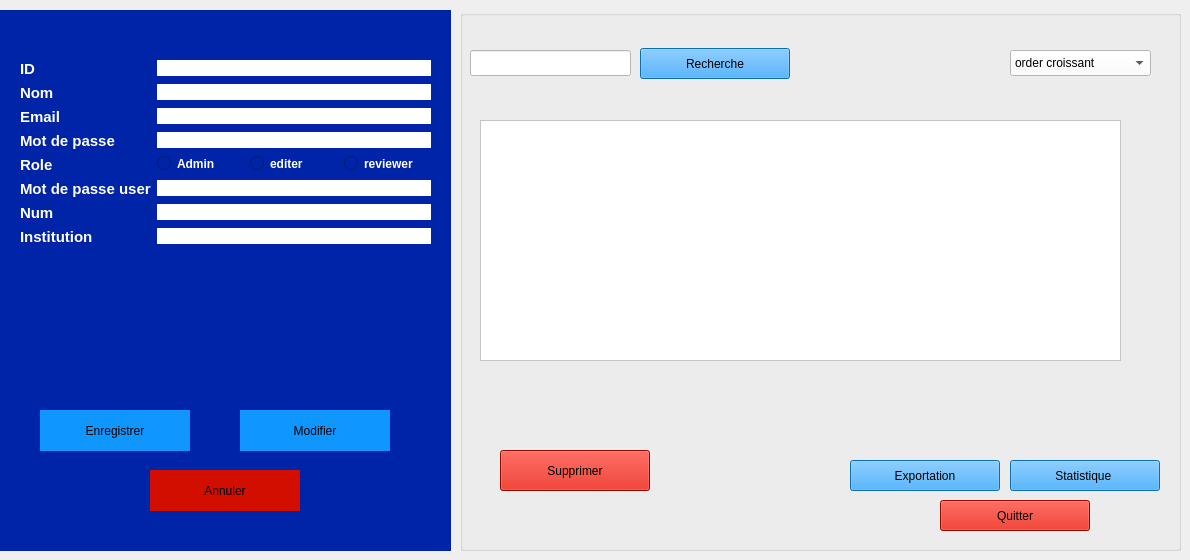
     <widget class="QWidget" name="tab_utilisateur">
      <attribute name="title">
       <string>Gestion Utilisateur</string>
      </attribute>
      <widget class="QGroupBox" name="groupBox_Utilisateur_Form">
       <property name="geometry">
        <rect>
         <x>0</x>
         <y>10</y>
         <width>451</width>
         <height>541</height>
        </rect>
       </property>
       <property name="styleSheet">
        <string notr="true">background-color: rgb(0, 36, 168); border: #A8D3F0;</string>
       </property>
       <property name="title">
        <string/>
       </property>
       <widget class="QWidget" name="formLayoutWidget_Utilisateur">
        <property name="geometry">
         <rect>
          <x>20</x>
          <y>50</y>
          <width>411</width>
          <height>301</height>
         </rect>
        </property>
        <layout class="QFormLayout" name="formLayout_Utilisateur">
         <item row="0" column="0">
          <widget class="QLabel" name="label_ID_Utilisateur">
           <property name="text">
            <string>&lt;html&gt;&lt;head/&gt;&lt;body&gt;&lt;p&gt;&lt;span style=&quot; font-size:11pt; font-weight:700; color:#ffffff;&quot;&gt;ID&lt;/span&gt;&lt;/p&gt;&lt;/body&gt;&lt;/html&gt;</string>
           </property>
          </widget>
         </item>
         <item row="0" column="1">
          <widget class="QLineEdit" name="lineEdit_ID_Utilisateur">
           <property name="styleSheet">
            <string notr="true">background-color: rgb(255, 255, 255);</string>
           </property>
          </widget>
         </item>
         <item row="1" column="0">
          <widget class="QLabel" name="label_Nom_Utilisateur">
           <property name="text">
            <string>&lt;html&gt;&lt;head/&gt;&lt;body&gt;&lt;p&gt;&lt;span style=&quot; font-size:11pt; font-weight:700; color:#ffffff;&quot;&gt;Nom&lt;/span&gt;&lt;/p&gt;&lt;/body&gt;&lt;/html&gt;</string>
           </property>
          </widget>
         </item>
         <item row="1" column="1">
          <widget class="QLineEdit" name="lineEdit_Nom_Utilisateur">
           <property name="styleSheet">
            <string notr="true">background-color: rgb(255, 255, 255);</string>
           </property>
          </widget>
         </item>
         <item row="2" column="0">
          <widget class="QLabel" name="label_Email_Utilisateur">
           <property name="text">
            <string>&lt;html&gt;&lt;head/&gt;&lt;body&gt;&lt;p&gt;&lt;span style=&quot; font-size:11pt; font-weight:700; color:#ffffff;&quot;&gt;Email&lt;/span&gt;&lt;/p&gt;&lt;/body&gt;&lt;/html&gt;</string>
           </property>
          </widget>
         </item>
         <item row="2" column="1">
          <widget class="QLineEdit" name="lineEdit_Email_Utilisateur">
           <property name="styleSheet">
            <string notr="true">background-color: rgb(255, 255, 255);</string>
           </property>
          </widget>
         </item>
         <item row="3" column="0">
          <widget class="QLabel" name="label_Mdp_Utilisateur">
           <property name="text">
            <string>&lt;html&gt;&lt;head/&gt;&lt;body&gt;&lt;p&gt;&lt;span style=&quot; font-size:11pt; font-weight:700; color:#ffffff;&quot;&gt;Mot de passe&lt;/span&gt;&lt;/p&gt;&lt;/body&gt;&lt;/html&gt;</string>
           </property>
          </widget>
         </item>
         <item row="3" column="1">
          <widget class="QLineEdit" name="lineEdit_Mdp_Utilisateur">
           <property name="styleSheet">
            <string notr="true">background-color: rgb(255, 255, 255);</string>
           </property>
           <property name="echoMode">
            <enum>QLineEdit::EchoMode::Password</enum>
           </property>
          </widget>
         </item>
         <item row="4" column="0">
          <widget class="QLabel" name="label_Role_Utilisateur">
           <property name="text">
            <string>&lt;html&gt;&lt;head/&gt;&lt;body&gt;&lt;p&gt;&lt;span style=&quot; font-size:11pt; font-weight:700; color:#ffffff;&quot;&gt;Role&lt;/span&gt;&lt;/p&gt;&lt;/body&gt;&lt;/html&gt;</string>
           </property>
          </widget>
         </item>
         <item row="4" column="1">
          <layout class="QHBoxLayout" name="horizontalLayout_Role">
           <item>
            <widget class="QRadioButton" name="radioButton_Admin_2">
             <property name="styleSheet">
              <string notr="true">color: white; font-weight: bold;</string>
             </property>
             <property name="text">
              <string>Admin</string>
             </property>
            </widget>
           </item>
           <item>
            <widget class="QRadioButton" name="radioButton_Admin">
             <property name="styleSheet">
              <string notr="true">color: white; font-weight: bold;</string>
             </property>
             <property name="text">
              <string>editer</string>
             </property>
            </widget>
           </item>
           <item>
            <widget class="QRadioButton" name="radioButton_Chercheur">
             <property name="styleSheet">
              <string notr="true">color: white; font-weight: bold;</string>
             </property>
             <property name="text">
              <string>reviewer</string>
             </property>
            </widget>
           </item>
          </layout>
         </item>
         <item row="5" column="0">
          <widget class="QLabel" name="label_Mot_de_passe">
           <property name="text">
            <string>&lt;html&gt;&lt;head/&gt;&lt;body&gt;&lt;p&gt;&lt;span style=&quot; font-size:11pt; font-weight:700; color:#ffffff;&quot;&gt;Mot de passe user&lt;/span&gt;&lt;/p&gt;&lt;/body&gt;&lt;/html&gt;</string>
           </property>
          </widget>
         </item>
         <item row="5" column="1">
          <widget class="QLineEdit" name="lineEdit_Institution_Utilisateur">
           <property name="styleSheet">
            <string notr="true">background-color: rgb(255, 255, 255);</string>
           </property>
          </widget>
         </item>
         <item row="6" column="0">
          <widget class="QLabel" name="label_num">
           <property name="text">
            <string>&lt;html&gt;&lt;head/&gt;&lt;body&gt;&lt;p&gt;&lt;span style=&quot; font-size:11pt; font-weight:700; color:#ffffff;&quot;&gt;Num&lt;/span&gt;&lt;/p&gt;&lt;/body&gt;&lt;/html&gt;</string>
           </property>
          </widget>
         </item>
         <item row="6" column="1">
          <widget class="QLineEdit" name="lineEdit_Institution_Utilisateur_2">
           <property name="styleSheet">
            <string notr="true">background-color: rgb(255, 255, 255);</string>
           </property>
          </widget>
         </item>
         <item row="7" column="0">
          <widget class="QLabel" name="label_Institution">
           <property name="text">
            <string>&lt;html&gt;&lt;head/&gt;&lt;body&gt;&lt;p&gt;&lt;span style=&quot; font-size:11pt; font-weight:700; color:#ffffff;&quot;&gt;Institution&lt;/span&gt;&lt;/p&gt;&lt;/body&gt;&lt;/html&gt;</string>
           </property>
          </widget>
         </item>
         <item row="7" column="1">
          <widget class="QLineEdit" name="lineEdit_Institution_Utilisateur_3">
           <property name="styleSheet">
            <string notr="true">background-color: rgb(255, 255, 255);</string>
           </property>
          </widget>
         </item>
        </layout>
       </widget>
       <widget class="QPushButton" name="btn_Enregistrer_Utilisateur">
        <property name="geometry">
         <rect>
          <x>40</x>
          <y>400</y>
          <width>150</width>
          <height>41</height>
         </rect>
        </property>
        <property name="styleSheet">
         <string notr="true">background-color: rgb(16, 151, 255);</string>
        </property>
        <property name="text">
         <string>Enregistrer</string>
        </property>
       </widget>
       <widget class="QPushButton" name="btn_Modifier_Utilisateur">
        <property name="geometry">
         <rect>
          <x>240</x>
          <y>400</y>
          <width>150</width>
          <height>41</height>
         </rect>
        </property>
        <property name="styleSheet">
         <string notr="true">background-color: rgb(16, 151, 255);</string>
        </property>
        <property name="text">
         <string>Modifier</string>
        </property>
       </widget>
       <widget class="QPushButton" name="btn_Annuler_Utilisateur">
        <property name="geometry">
         <rect>
          <x>150</x>
          <y>460</y>
          <width>150</width>
          <height>41</height>
         </rect>
        </property>
        <property name="styleSheet">
         <string notr="true">background-color: rgb(209, 14, 0);</string>
        </property>
        <property name="text">
         <string>Annuler</string>
        </property>
       </widget>
      </widget>
      <widget class="QGroupBox" name="groupBox_Session_List_6">
       <property name="geometry">
        <rect>
         <x>460</x>
         <y>10</y>
         <width>721</width>
         <height>541</height>
        </rect>
       </property>
       <property name="styleSheet">
        <string notr="true">background-color: rgb(0, 36, 168);
border: #A8D3F0;
/* Style pour tous les GroupBox */
QGroupBox {
    border: 2px solid #2c3e50; /* Couleur de la bordure */
    border-radius: 15px;      /* Même arrondi que les boutons */
    margin-top: 20px;         /* Espace pour le titre en haut */
    font-weight: bold;
    color: #2c3e50;
}
/* Style spécifique pour le titre du GroupBox */
QGroupBox::title {
    subcontrol-origin: margin;
    subcontrol-position: top center; /* Place le titre en haut au centre */
    padding: 0 10px;
}</string>
       </property>
       <property name="title">
        <string/>
       </property>
       <widget class="QLineEdit" name="rechSession_6">
        <property name="geometry">
         <rect>
          <x>10</x>
          <y>40</y>
          <width>161</width>
          <height>26</height>
         </rect>
        </property>
        <property name="styleSheet">
         <string notr="true">background-color: rgb(255, 255, 255);</string>
        </property>
       </widget>
       <widget class="QPushButton" name="rechercheSession_6">
        <property name="geometry">
         <rect>
          <x>180</x>
          <y>38</y>
          <width>150</width>
          <height>31</height>
         </rect>
        </property>
        <property name="styleSheet">
         <string notr="true">background-color: rgb(16, 151, 255);
</string>
        </property>
        <property name="text">
         <string>Recherche</string>
        </property>
       </widget>
       <widget class="QPushButton" name="statSession_6">
        <property name="geometry">
         <rect>
          <x>550</x>
          <y>450</y>
          <width>150</width>
          <height>31</height>
         </rect>
        </property>
        <property name="styleSheet">
         <string notr="true">background-color: rgb(16, 151, 255);
</string>
        </property>
        <property name="text">
         <string>Statistique </string>
        </property>
       </widget>
       <widget class="QPushButton" name="SuppSession_6">
        <property name="geometry">
         <rect>
          <x>40</x>
          <y>440</y>
          <width>150</width>
          <height>41</height>
         </rect>
        </property>
        <property name="styleSheet">
         <string notr="true">background-color: rgb(209, 14, 0);</string>
        </property>
        <property name="text">
         <string>Supprimer</string>
        </property>
       </widget>
       <widget class="QPushButton" name="quitterSession_6">
        <property name="geometry">
         <rect>
          <x>480</x>
          <y>490</y>
          <width>150</width>
          <height>31</height>
         </rect>
        </property>
        <property name="styleSheet">
         <string notr="true">background-color: rgb(209, 14, 0);
</string>
        </property>
        <property name="text">
         <string>Quitter</string>
        </property>
       </widget>
       <widget class="QPushButton" name="expoSession_6">
        <property name="geometry">
         <rect>
          <x>390</x>
          <y>450</y>
          <width>150</width>
          <height>31</height>
         </rect>
        </property>
        <property name="styleSheet">
         <string notr="true">background-color: rgb(16, 151, 255);
</string>
        </property>
        <property name="text">
         <string>Exportation</string>
        </property>
       </widget>
       <widget class="QComboBox" name="comboBox_10">
        <property name="geometry">
         <rect>
          <x>550</x>
          <y>40</y>
          <width>141</width>
          <height>26</height>
         </rect>
        </property>
        <property name="palette">
         <palette>
          <active>
           <colorrole role="WindowText">
            <brush brushstyle="SolidPattern">
             <color alpha="255">
              <red>0</red>
              <green>0</green>
              <blue>0</blue>
             </color>
            </brush>
           </colorrole>
           <colorrole role="Button">
            <brush brushstyle="SolidPattern">
             <color alpha="255">
              <red>255</red>
              <green>255</green>
              <blue>255</blue>
             </color>
            </brush>
           </colorrole>
           <colorrole role="Light">
            <brush brushstyle="SolidPattern">
             <color alpha="255">
              <red>255</red>
              <green>255</green>
              <blue>255</blue>
             </color>
            </brush>
           </colorrole>
           <colorrole role="Midlight">
            <brush brushstyle="SolidPattern">
             <color alpha="255">
              <red>255</red>
              <green>255</green>
              <blue>255</blue>
             </color>
            </brush>
           </colorrole>
           <colorrole role="Dark">
            <brush brushstyle="SolidPattern">
             <color alpha="255">
              <red>127</red>
              <green>127</green>
              <blue>127</blue>
             </color>
            </brush>
           </colorrole>
           <colorrole role="Mid">
            <brush brushstyle="SolidPattern">
             <color alpha="255">
              <red>170</red>
              <green>170</green>
              <blue>170</blue>
             </color>
            </brush>
           </colorrole>
           <colorrole role="Text">
            <brush brushstyle="SolidPattern">
             <color alpha="255">
              <red>0</red>
              <green>0</green>
              <blue>0</blue>
             </color>
            </brush>
           </colorrole>
           <colorrole role="BrightText">
            <brush brushstyle="SolidPattern">
             <color alpha="255">
              <red>255</red>
              <green>255</green>
              <blue>255</blue>
             </color>
            </brush>
           </colorrole>
           <colorrole role="ButtonText">
            <brush brushstyle="SolidPattern">
             <color alpha="255">
              <red>0</red>
              <green>0</green>
              <blue>0</blue>
             </color>
            </brush>
           </colorrole>
           <colorrole role="Base">
            <brush brushstyle="SolidPattern">
             <color alpha="255">
              <red>255</red>
              <green>255</green>
              <blue>255</blue>
             </color>
            </brush>
           </colorrole>
           <colorrole role="Window">
            <brush brushstyle="SolidPattern">
             <color alpha="255">
              <red>255</red>
              <green>255</green>
              <blue>255</blue>
             </color>
            </brush>
           </colorrole>
           <colorrole role="Shadow">
            <brush brushstyle="SolidPattern">
             <color alpha="255">
              <red>0</red>
              <green>0</green>
              <blue>0</blue>
             </color>
            </brush>
           </colorrole>
           <colorrole role="AlternateBase">
            <brush brushstyle="SolidPattern">
             <color alpha="255">
              <red>255</red>
              <green>255</green>
              <blue>255</blue>
             </color>
            </brush>
           </colorrole>
           <colorrole role="ToolTipBase">
            <brush brushstyle="SolidPattern">
             <color alpha="255">
              <red>255</red>
              <green>255</green>
              <blue>220</blue>
             </color>
            </brush>
           </colorrole>
           <colorrole role="ToolTipText">
            <brush brushstyle="SolidPattern">
             <color alpha="255">
              <red>0</red>
              <green>0</green>
              <blue>0</blue>
             </color>
            </brush>
           </colorrole>
           <colorrole role="PlaceholderText">
            <brush brushstyle="SolidPattern">
             <color alpha="127">
              <red>0</red>
              <green>0</green>
              <blue>0</blue>
             </color>
            </brush>
           </colorrole>
           <colorrole role="Accent">
            <brush brushstyle="SolidPattern">
             <color alpha="255">
              <red>255</red>
              <green>255</green>
              <blue>255</blue>
             </color>
            </brush>
           </colorrole>
          </active>
          <inactive>
           <colorrole role="WindowText">
            <brush brushstyle="SolidPattern">
             <color alpha="255">
              <red>0</red>
              <green>0</green>
              <blue>0</blue>
             </color>
            </brush>
           </colorrole>
           <colorrole role="Button">
            <brush brushstyle="SolidPattern">
             <color alpha="255">
              <red>255</red>
              <green>255</green>
              <blue>255</blue>
             </color>
            </brush>
           </colorrole>
           <colorrole role="Light">
            <brush brushstyle="SolidPattern">
             <color alpha="255">
              <red>255</red>
              <green>255</green>
              <blue>255</blue>
             </color>
            </brush>
           </colorrole>
           <colorrole role="Midlight">
            <brush brushstyle="SolidPattern">
             <color alpha="255">
              <red>255</red>
              <green>255</green>
              <blue>255</blue>
             </color>
            </brush>
           </colorrole>
           <colorrole role="Dark">
            <brush brushstyle="SolidPattern">
             <color alpha="255">
              <red>127</red>
              <green>127</green>
              <blue>127</blue>
             </color>
            </brush>
           </colorrole>
           <colorrole role="Mid">
            <brush brushstyle="SolidPattern">
             <color alpha="255">
              <red>170</red>
              <green>170</green>
              <blue>170</blue>
             </color>
            </brush>
           </colorrole>
           <colorrole role="Text">
            <brush brushstyle="SolidPattern">
             <color alpha="255">
              <red>0</red>
              <green>0</green>
              <blue>0</blue>
             </color>
            </brush>
           </colorrole>
           <colorrole role="BrightText">
            <brush brushstyle="SolidPattern">
             <color alpha="255">
              <red>255</red>
              <green>255</green>
              <blue>255</blue>
             </color>
            </brush>
           </colorrole>
           <colorrole role="ButtonText">
            <brush brushstyle="SolidPattern">
             <color alpha="255">
              <red>0</red>
              <green>0</green>
              <blue>0</blue>
             </color>
            </brush>
           </colorrole>
           <colorrole role="Base">
            <brush brushstyle="SolidPattern">
             <color alpha="255">
              <red>255</red>
              <green>255</green>
              <blue>255</blue>
             </color>
            </brush>
           </colorrole>
           <colorrole role="Window">
            <brush brushstyle="SolidPattern">
             <color alpha="255">
              <red>255</red>
              <green>255</green>
              <blue>255</blue>
             </color>
            </brush>
           </colorrole>
           <colorrole role="Shadow">
            <brush brushstyle="SolidPattern">
             <color alpha="255">
              <red>0</red>
              <green>0</green>
              <blue>0</blue>
             </color>
            </brush>
           </colorrole>
           <colorrole role="AlternateBase">
            <brush brushstyle="SolidPattern">
             <color alpha="255">
              <red>255</red>
              <green>255</green>
              <blue>255</blue>
             </color>
            </brush>
           </colorrole>
           <colorrole role="ToolTipBase">
            <brush brushstyle="SolidPattern">
             <color alpha="255">
              <red>255</red>
              <green>255</green>
              <blue>220</blue>
             </color>
            </brush>
           </colorrole>
           <colorrole role="ToolTipText">
            <brush brushstyle="SolidPattern">
             <color alpha="255">
              <red>0</red>
              <green>0</green>
              <blue>0</blue>
             </color>
            </brush>
           </colorrole>
           <colorrole role="PlaceholderText">
            <brush brushstyle="SolidPattern">
             <color alpha="127">
              <red>0</red>
              <green>0</green>
              <blue>0</blue>
             </color>
            </brush>
           </colorrole>
           <colorrole role="Accent">
            <brush brushstyle="SolidPattern">
             <color alpha="255">
              <red>255</red>
              <green>255</green>
              <blue>255</blue>
             </color>
            </brush>
           </colorrole>
          </inactive>
          <disabled>
           <colorrole role="WindowText">
            <brush brushstyle="SolidPattern">
             <color alpha="255">
              <red>127</red>
              <green>127</green>
              <blue>127</blue>
             </color>
            </brush>
           </colorrole>
           <colorrole role="Button">
            <brush brushstyle="SolidPattern">
             <color alpha="255">
              <red>255</red>
              <green>255</green>
              <blue>255</blue>
             </color>
            </brush>
           </colorrole>
           <colorrole role="Light">
            <brush brushstyle="SolidPattern">
             <color alpha="255">
              <red>255</red>
              <green>255</green>
              <blue>255</blue>
             </color>
            </brush>
           </colorrole>
           <colorrole role="Midlight">
            <brush brushstyle="SolidPattern">
             <color alpha="255">
              <red>255</red>
              <green>255</green>
              <blue>255</blue>
             </color>
            </brush>
           </colorrole>
           <colorrole role="Dark">
            <brush brushstyle="SolidPattern">
             <color alpha="255">
              <red>127</red>
              <green>127</green>
              <blue>127</blue>
             </color>
            </brush>
           </colorrole>
           <colorrole role="Mid">
            <brush brushstyle="SolidPattern">
             <color alpha="255">
              <red>170</red>
              <green>170</green>
              <blue>170</blue>
             </color>
            </brush>
           </colorrole>
           <colorrole role="Text">
            <brush brushstyle="SolidPattern">
             <color alpha="255">
              <red>127</red>
              <green>127</green>
              <blue>127</blue>
             </color>
            </brush>
           </colorrole>
           <colorrole role="BrightText">
            <brush brushstyle="SolidPattern">
             <color alpha="255">
              <red>255</red>
              <green>255</green>
              <blue>255</blue>
             </color>
            </brush>
           </colorrole>
           <colorrole role="ButtonText">
            <brush brushstyle="SolidPattern">
             <color alpha="255">
              <red>127</red>
              <green>127</green>
              <blue>127</blue>
             </color>
            </brush>
           </colorrole>
           <colorrole role="Base">
            <brush brushstyle="SolidPattern">
             <color alpha="255">
              <red>255</red>
              <green>255</green>
              <blue>255</blue>
             </color>
            </brush>
           </colorrole>
           <colorrole role="Window">
            <brush brushstyle="SolidPattern">
             <color alpha="255">
              <red>255</red>
              <green>255</green>
              <blue>255</blue>
             </color>
            </brush>
           </colorrole>
           <colorrole role="Shadow">
            <brush brushstyle="SolidPattern">
             <color alpha="255">
              <red>0</red>
              <green>0</green>
              <blue>0</blue>
             </color>
            </brush>
           </colorrole>
           <colorrole role="AlternateBase">
            <brush brushstyle="SolidPattern">
             <color alpha="255">
              <red>255</red>
              <green>255</green>
              <blue>255</blue>
             </color>
            </brush>
           </colorrole>
           <colorrole role="ToolTipBase">
            <brush brushstyle="SolidPattern">
             <color alpha="255">
              <red>255</red>
              <green>255</green>
              <blue>220</blue>
             </color>
            </brush>
           </colorrole>
           <colorrole role="ToolTipText">
            <brush brushstyle="SolidPattern">
             <color alpha="255">
              <red>0</red>
              <green>0</green>
              <blue>0</blue>
             </color>
            </brush>
           </colorrole>
           <colorrole role="PlaceholderText">
            <brush brushstyle="SolidPattern">
             <color alpha="127">
              <red>127</red>
              <green>127</green>
              <blue>127</blue>
             </color>
            </brush>
           </colorrole>
           <colorrole role="Accent">
            <brush brushstyle="SolidPattern">
             <color alpha="255">
              <red>255</red>
              <green>255</green>
              <blue>255</blue>
             </color>
            </brush>
           </colorrole>
          </disabled>
         </palette>
        </property>
        <property name="styleSheet">
         <string notr="true">background-color: rgb(255, 255, 255);</string>
        </property>
        <item>
         <property name="text">
          <string>order croissant</string>
         </property>
        </item>
        <item>
         <property name="text">
          <string>order decroissant</string>
         </property>
        </item>
       </widget>
       <widget class="QTableWidget" name="tableWidget_10">
        <property name="geometry">
         <rect>
          <x>20</x>
          <y>110</y>
          <width>641</width>
          <height>241</height>
         </rect>
        </property>
        <property name="styleSheet">
         <string notr="true">background-color: rgb(255, 255, 255);</string>
        </property>
       </widget>
      </widget>
     </widget>
